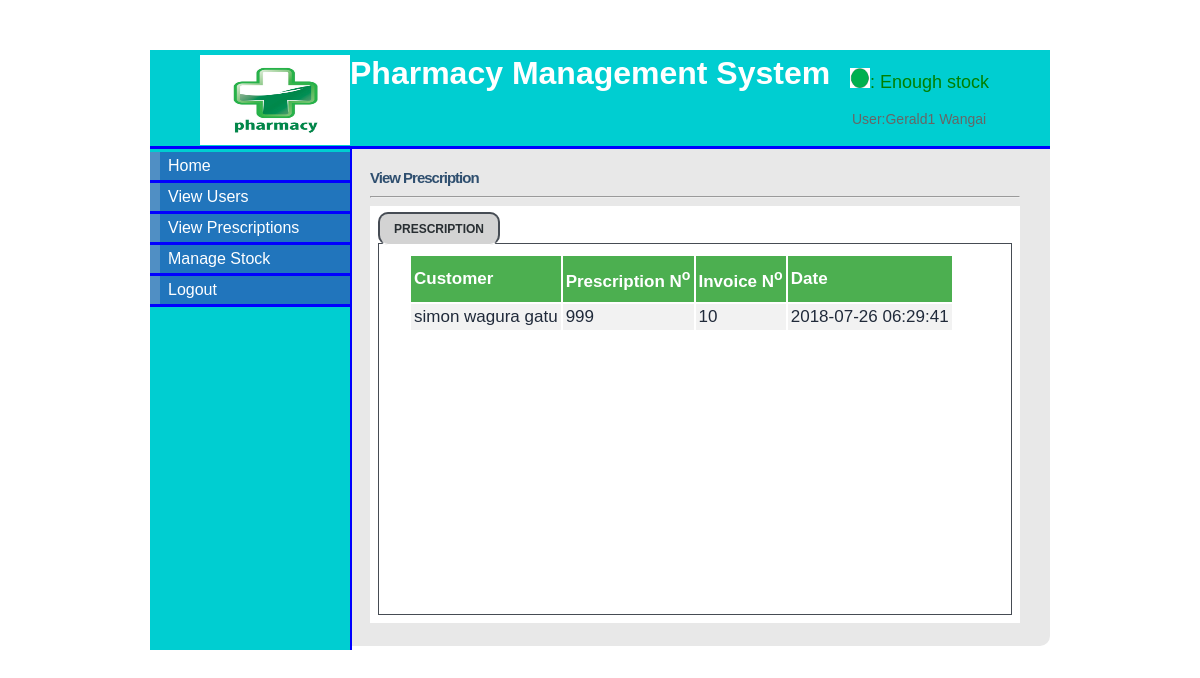
The page /view_prescription.php (signed in) on the database its author committed.
### tables this page shows
CREATE TABLE `prescription` (
  `id` int(5) NOT NULL,
  `prescription_id` varchar(255) NOT NULL,
  `customer_id` int(11) NOT NULL,
  `customer_name` varchar(255) NOT NULL,
  `invoice_id` varchar(255) NOT NULL,
  `phone` varchar(12) NOT NULL,
  `date` timestamp NOT NULL DEFAULT CURRENT_TIMESTAMP
);

### view_prescription.php (the view, shortened to what this page needs)
<?php
if(isset($_SESSION['username'])){
$fname=$_SESSION['first_name'];
$lname=$_SESSION['last_name'];
}else{
header("location:http://".$_SERVER['HTTP_HOST'].dirname($_SERVER['PHP_SELF'])."/index.php");
exit();
}
?>
<!DOCTYPE html>
<html>
<head>
<link rel="stylesheet" type="text/css" href="style/mystyle.css">
    <link rel="stylesheet" type="text/css" href="style/form.css">
<link rel="stylesheet" href="style/style.css" type="text/css" media="screen" />
	<link rel="stylesheet" type="text/css" href="style/dashboard_styles.css"  media="screen" />
<link rel="stylesheet" href="style/table1.css" type="text/css" media="screen" />
</head>
<body>
<div id="content">
<div id="header">
<h1><a href="#"><img src="images/hd_logo.jpg" class="img"></a> Pharmacy Management System</h1>
    <?php
	include('connect_db.php');
	$qury=mysqli_query($conn, "SELECT * from stock where status='low'") or die(mysqli_error());
	$ros=mysqli_num_rows($qury);
	if($ros>0){
		?>
	 <p class="dd"><img src="images/red.png" class="imgc">: Low stock</p>
	<?php
	}else{
		?>
	<p class="ddc"><img src="images/green.png" class="imgc">: Enough stock</p>
	<?php
	}
	?>
	       <p class="user">User:<?php echo $fname." ".$lname; ?></p></div>
<div id="left_column">
<div id="button">
		<ul>
			<li><a href="manager.php">Home</a></li>
			<li><a href="view.php">View Users</a></li>
			<li><a href="view_prescription.php">View Prescriptions</a></li>
			<li><a href="stock.php">Manage Stock</a></li>
			<li><a href="logout.php">Logout</a></li>
		</ul>
</div>
</div>
<div id="main">
<div id="tabbed_box" class="tabbed_box">
    <h4>View Prescription</h4>
<hr/>
    <div class="tabbed_area">
        <ul class="tabs">
            <li><a href="javascript:tabSwitch('tab_1', 'content_1');" id="tab_1" class="active">Prescription </a></li>
        </ul>
        <div id="content_1" class="content">
		<?php echo $message1;
        include_once('connect_db.php');
       $result = mysqli_query($conn, "SELECT DISTINCT * FROM prescription")or die(mysql_error());
        echo "<table border='0' cellpadding='3'>";
        echo "<tr> <th>Customer</th><th>Prescription N<sup>o</sup></th> <th>Invoice N<sup>o</sup></th><th>Date </th></tr>";
        while($row = mysqli_fetch_array( $result )) {
                echo "<tr>";
                echo '<td>' . $row['customer_name'] . '</td>';
                echo '<td>' . $row['prescription_id'] . '</td>';
				echo '<td>' . $row['invoice_id'] . '</td>';
				echo '<td>' . $row['date'] . '</td>';
				?>
				<?php
		 }
        echo "</table>";
?>
        </div>
    </div>
</div>
</div>
</div>
</body>
</html>

### style/mystyle.css (style rules this page uses)
body { margin-top: 50px; padding-top: 0px; }
#content { margin-left: auto; margin-right: auto; background: #E8E8E8; width: 900px; height: auto; font-family: sans-serif; border-radius: 10px; }
#tab_1,#tab_2,#tab_3,#tab_4 { font-size: 12px; font-family: sans-serif; }
#header { width: 900px; height: 96px; background: #00CED1; border-bottom: solid 3px blue; }
#header h1 { margin: 0px; padding-top: 5px; margin-left: 50px; color: #fff; }
#header .img { float:left; height: 90px; width: 150px; }
#left_column { clear: all; float: left; width: 200px; height: 501px; background: #00CED1; border-right:solid 2px blue; }
#main { clear: all; width: 780px; height: 470px; background: #E8E8E8; }
.imgc { margin-top: -80px; margin-left: 500px; height: 20px; width: 20px; }
.ddc { margin-top: -20px; font-family: sans-serif; font-size: 18px; color:green; }
#button { width: 12.5em; padding: 0 0 1em 0; margin-top: 0.2em; margin-bottom: 1em; font-family: 'Trebuchet MS', 'Lucida Grande', Verdana, Arial, Sans-serif; background: #00CED1; color: #333; }
#button ul { list-style: none; margin: 0; padding: 0; border: none; }
#button li { border-bottom: 3px solid blue; margin: 0; list-style: none; list-style-image: none; }
#button li a { display: block; padding: 5px 5px 5px 0.5em; border-left: 10px solid #508fc4; border-right: 10px solid #2175bc; background-color: #2175bc; color: #fff; text-decoration: none; width: 100%; }
html>body #button li a { width: auto; }

### style/form.css (style rules this page uses)
.user { margin-left: 680px; }

### style/style.css (style rules this page uses)
#tabbed_box { margin: 0px auto 0px 220px; width: 650px; border-radius: 10px; }
.tabbed_box h4 { font-size: 15px; color:#2F4F6F; letter-spacing:-1px; margin-bottom:10px; }
.tabbed_area { border: 0px solid #494e52; background-color: #fff; padding: 8px; }
ul.tabs { margin: 0px; padding: 0px; margin-top: 5px; margin-bottom: 6px; }
ul.tabs li { list-style: none; display: inline; }
ul.tabs li a { background-color:#ffffff; color: darkorange; padding: 8px 14px 8px 14px; text-decoration: none; font-size: 6px; font-family: Verdana, Arial, Helvetica, sans-serif; font-weight: bold; text-transform: uppercase; border: 1px solid #464c54; border-radius: 10px; }
ul.tabs li a.active { background-color:lightgray ; color: #282e32; border: 2px solid #464c54; border-bottom: 1px solid #ffffff; }
.content { background-color: #ffffff; padding: 10px; border: 1px solid #464c54; }

### style/dashboard_styles.css (style rules this page uses)
a, a:visited { color:#0063be; text-decoration: none; }
h1 a, h1 a:visited, h2 a, h2 a:visited, h3 a, h3 a:visited, h4 a, h4 a:visited, h5 a, h5 a:visited, h6 a, h6 a:visited { color: #444444; }
.user { display: block; padding-left: 22px; background: url(user.gif) left 50% no-repeat; font-size: 14px; color: #666666; font-weight: normal; }

### style/table1.css (style rules this page uses)
table { overflow-y:scroll; height:350px; display:block; margin-top:; background-color: ; font-family: sans-serif; font-size: 17px; color:#202a3a; margin-left: 20px; width: auto; }
th, td { text-align: left; }
tr:nth-child(even) { background-color: #f2f2f2 }
th { background-color: #4CAF50; color: white; height: 40px; }

### view_prescription.php (style rules this page uses)
#main { height: 477px; }

### rows shown on the page
prescription: customer_name "simon wagura gatu", prescription "999", invoice "10", date "2018-07-26 06:29:41"

### other values the page prints
$fname "Gerald1"
$lname "Wangai"
